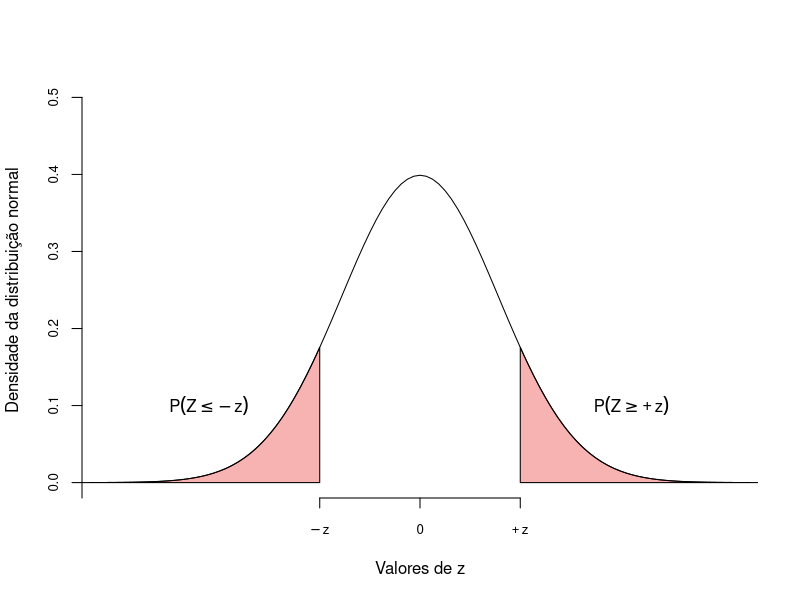
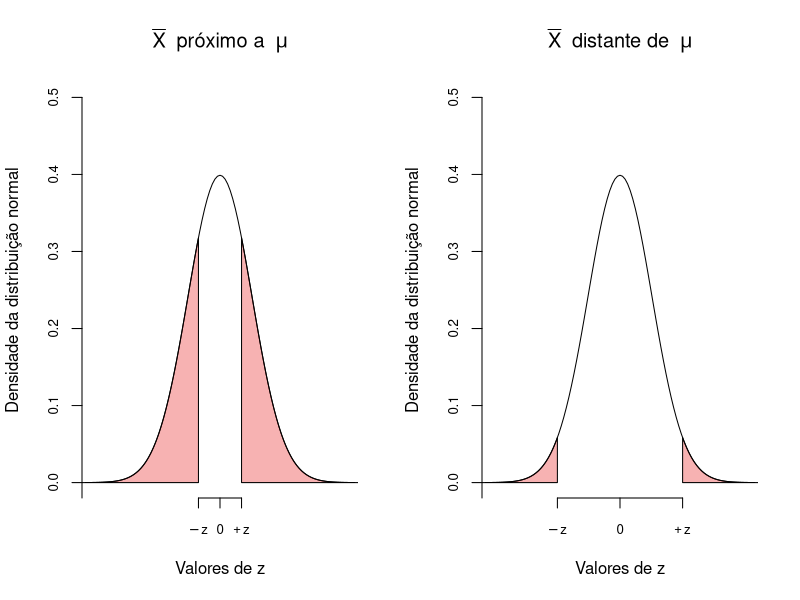
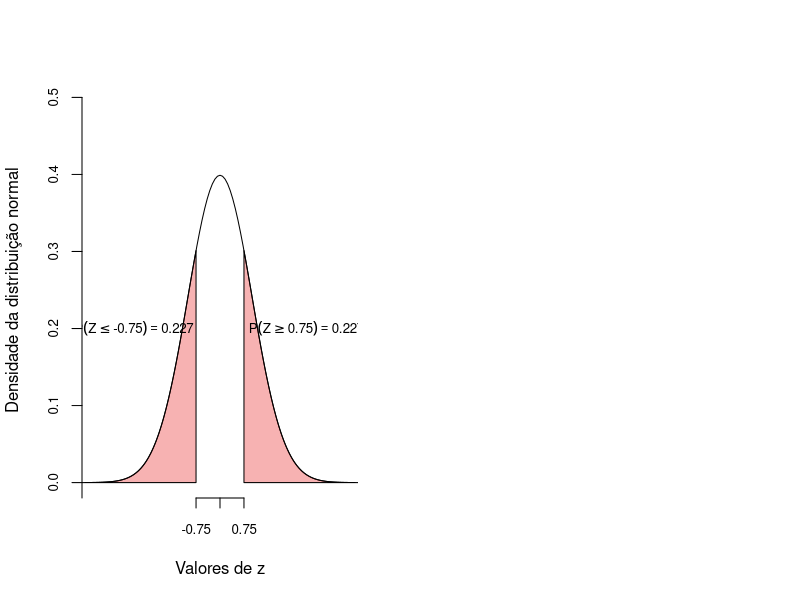
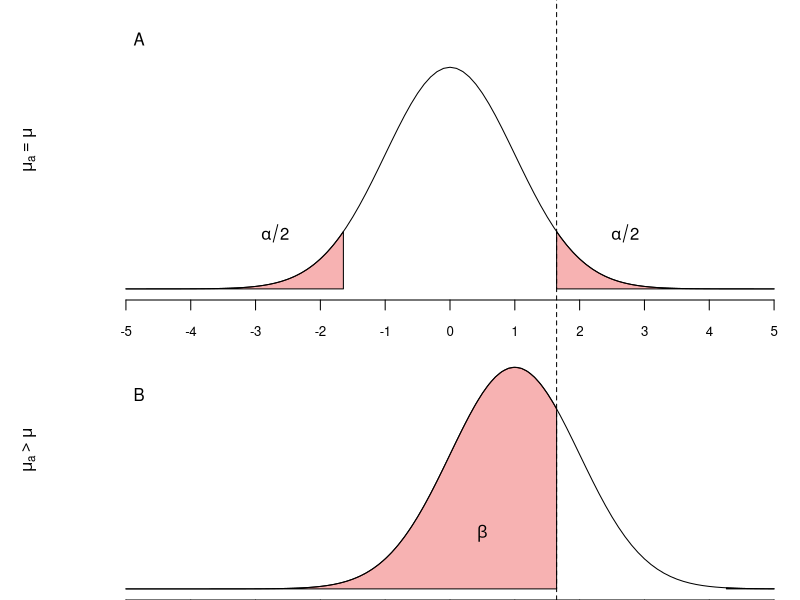

Generate these figures, in order, with R:
## ---- chunk 1
library(tidyverse)
## ---- chunk 2
#| echo: false
#| fig-width: 8
#| fig-height: 6
#| label: fig-limite-rej
#| fig-cap: 'Representação da parea de rejeição para a distribuição Z.'
qr = qnorm(p = c(0.10, 0.90))
dqr = dnorm(x = qr)


qrc1 = c(seq(-5, qr[1], l = 100), seq(qr[1],-5, l = 100))
dqrc1 = c(rep(0,100), dnorm(x = seq(qr[1],-5, l = 100)))

qrc2 = c(seq(5, qr[2], l = 100), seq(qr[2],5, l = 100))
dqrc2 = c(rep(0,100), dnorm(x = seq(qr[2],5, l = 100)))

pqr = pnorm(q = qr)
perc = diff(pqr) * 100

eixox = expression(-z, 0, +z)

curve(expr = dnorm(x, 0,1), from = -4, to = 4, 
      ylab = "Densidade da distribuição normal",
      xlab = "Valores de z", ylim = c(0, 0.5), axes = F)
axis(1, at = c(qr[1],0,qr[2]), labels = eixox, cex.axis = 0.8)
axis(2, at = seq(-1, 0.5, by = 0.1), cex.axis = 0.8)
polygon(x = qrc1, y = dqrc1, col = rgb(red = 0.9, 0,0, alpha = 0.3))  
polygon(x = qrc2, y = dqrc2, col = rgb(red = 0.9, 0,0, alpha = 0.3))  
segments(x0 = qr[1], x1 = qr[7], y0 = 0.65, y1 = 0.65, lwd = 2)
text(y = c(0.1), x = c(-2.7), labels = bquote(P(Z <= -z)))
text(y = c(0.1), x = c(2.7), labels = bquote(P(Z >= +z)))

## ---- chunk 3
#| echo: false
#| fig-width: 8
#| fig-height: 4
#| label: fig-limite-rej-alfa
#| fig-cap: 'Efeito do nível de significancia sobre a área de rejeição em um teste de hipótese.'

qr_a = qnorm(p = c(0.25, 0.75))
dqr_a = dnorm(x = qr_a)

qrc1_a = c(seq(-5, qr_a[1], l = 100), seq(qr_a[1],-5, l = 100))
dqrc1_a = c(rep(0,100), dnorm(x = seq(qr_a[1],-5, l = 100)))

qrc2_a = c(seq(5, qr_a[2], l = 100), seq(qr_a[2],5, l = 100))
dqrc2_a = c(rep(0,100), dnorm(x = seq(qr_a[2],5, l = 100)))

pqr_a = pnorm(q = qr_a)
perc_a= diff(pqr_a) * 100

eixox_a = expression(-z, 0, +z)
#_______________________
qr_b = qnorm(p = c(0.025, 0.975))
dqr_b = dnorm(x = qr_b)

qrc1_b = c(seq(-5, qr_b[1], l = 100), seq(qr_b[1],-5, l = 100))
dqrc1_b = c(rep(0,100), dnorm(x = seq(qr_b[1],-5, l = 100)))

qrc2_b = c(seq(5, qr_b[2], l = 100), seq(qr_b[2],5, l = 100))
dqrc2_b = c(rep(0,100), dnorm(x = seq(qr_b[2],5, l = 100)))

pqr_b = pnorm(q = qr_b)
perc_b= diff(pqr_b) * 100

eixox_b = expression(-z, 0, +z)

layout(matrix(1:2, nc = 2))
curve(expr = dnorm(x, 0,1), from = -4, to = 4, 
      ylab = "Densidade da distribuição normal",
      xlab = "Valores de z", ylim = c(0, 0.5), axes = F,
      main = bquote(bar(X) ~ " próximo a " ~ mu))
axis(1, at = c(qr_a[1],0,qr_a[2]), labels = eixox_a, cex.axis = 0.8)
axis(2, at = seq(-1, 0.5, by = 0.1), cex.axis = 0.8)
polygon(x = qrc1_a, y = dqrc1_a, col = rgb(red = 0.9, 0,0, alpha = 0.3))  
polygon(x = qrc2_a, y = dqrc2_a, col = rgb(red = 0.9, 0,0, alpha = 0.3))  
segments(x0 = qr_a[1], x1 = qr_a[7], y0 = 0.65, y1 = 0.65, lwd = 2)

curve(expr = dnorm(x, 0,1), from = -4, to = 4, 
      ylab = "Densidade da distribuição normal",
      xlab = "Valores de z", ylim = c(0, 0.5), axes = F,
      main = bquote(bar(X) ~ " distante de " ~ mu))
axis(1, at = c(qr_b[1],0,qr_b[2]), labels = eixox_a, cex.axis = 0.8)
axis(2, at = seq(-1, 0.5, by = 0.1), cex.axis = 0.8)
polygon(x = qrc1_b, y = dqrc1_b, col = rgb(red = 0.9, 0,0, alpha = 0.3))  
polygon(x = qrc2_b, y = dqrc2_b, col = rgb(red = 0.9, 0,0, alpha = 0.3))  
segments(x0 = qr_b[1], x1 = qr_b[7], y0 = 0.65, y1 = 0.65, lwd = 2)


## ---- chunk 4
#| echo: false
set.seed(32)
n = 15
mu = 65
dp = 9
ep = dp/sqrt(n)
BM  = round(rnorm(n = n, mean = mu, sd = dp),0)
z = (mean(BM) - mu)/ep
## ---- chunk 5
#| echo: false
#| fig-width: 8
#| fig-height: 6
#| label: fig-limite-tz
#| fig-cap: 'Área de rejeição para z = 0,75.'
z = round(z,2)
if(mean(BM) >= mu) {
    qr = c(-z,z)
}else {qr = c(z,-z)}
dqr = dnorm(x = qr)

qrc1 = c(seq(-5, qr[1], l = 100), seq(qr[1],-5, l = 100))
dqrc1 = c(rep(0,100), dnorm(x = seq(qr[1],-5, l = 100)))

qrc2 = c(seq(5, qr[2], l = 100), seq(qr[2],5, l = 100))
dqrc2 = c(rep(0,100), dnorm(x = seq(qr[2],5, l = 100)))

pqr = pnorm(q = qr)
perc = diff(pqr) * 100


curve(expr = dnorm(x, 0,1), from = -4, to = 4, 
      ylab = "Densidade da distribuição normal",
      xlab = "Valores de z", ylim = c(0, 0.5), axes = F)
axis(1, at = c(qr[1],0,qr[2]), cex.axis = 0.8)
axis(2, at = seq(-1, 0.5, by = 0.1), cex.axis = 0.8)
polygon(x = qrc1, y = dqrc1, col = rgb(red = 0.9, 0,0, alpha = 0.3))  
polygon(x = qrc2, y = dqrc2, col = rgb(red = 0.9, 0,0, alpha = 0.3))  
segments(x0 = qr[1], x1 = qr[7], y0 = 0.65, y1 = 0.65, lwd = 2)
text(y = c(0.2), x = c(-2.7), labels = bquote(P(Z <= .(-z)) == .(round(pnorm(-z),3))), cex = 0.8)
text(y = c(0.2), x = c(2.7), labels = bquote(P(Z >= .(z)) == .(round(pnorm(z, lower.tail = F),3))), cex = 0.8)

## ---- chunk 6
X <- c(65, 73, 56, 71, 69, 69, 68, 59, 73, 68, 69, 64, 67, 64, 66)
Xm <- mean(X)
pnorm(q = Xm, mean = 65, sd = 9/sqrt(15), lower.tail = FALSE) * 2
## ---- chunk 7
#| echo: false
#| fig-width: 8
#| fig-height: 6
#| label: fig-alfa-beta
#| fig-cap: 'Relação entre o erro tipo I ($\alpha$) e o erro tipos II ($\beta$), ao aceitar ou rejeitar $H_0$.'
qr_a = qnorm(p = c(0.05, 0.95))
dqr_a = dnorm(x = qr_a)

qrc1_a = c(seq(-5, qr_a[1], l = 100), seq(qr_a[1],-5, l = 100))
dqrc1_a = c(rep(0,100), dnorm(x = seq(qr_a[1],-5, l = 100)))

qrc2_a = c(seq(5, qr_a[2], l = 100), seq(qr_a[2],5, l = 100))
dqrc2_a = c(rep(0,100), dnorm(x = seq(qr_a[2],5, l = 100)))

pqr_a = pnorm(q = qr_a)
perc_a= diff(pqr_a) * 100

#_______________________
ma = 1
qr_b = qnorm(p = c(0.95, 0.99999), mean = 0)
dqr_b = dnorm(x = qr_b, mean = ma)

qrc1_b = c(seq(-5, qr_b[1], l = 100), seq(qr_b[1],-5, l = 100))
dqrc1_b = c(rep(0,100), dnorm(x = seq(qr_b[1],-5, l = 100), mean = ma))

qrc2_b = c(seq(5, qr_b[2], l = 100), seq(qr_b[2],5, l = 100))
dqrc2_b = c(rep(0,100), dnorm(x = seq(qr_b[2],5, l = 100), mean = ma))

pqr_b = pnorm(q = qr_b, mean = ma)
perc_b= diff(pqr_b) * 100

layout(matrix(1:2, nr = 2))
par(mai = c(0,1,0,0))
curve(expr = dnorm(x, 0,1), from = -5, to = 5, 
      ylab = bquote(mu[a] == mu),
      xlab = "Valores de z", ylim = c(0, 0.5), xlim = c(-5,5), axes = F)
axis(1, at = seq(-5,5,by = 1), cex.axis = 0.8)
#axis(2, at = seq(-1, 0.5, by = 0.1), cex.axis = 0.8)
polygon(x = qrc1_a, y = dqrc1_a, col = rgb(red = 0.9, 0,0, alpha = 0.3))  
polygon(x = qrc2_a, y = dqrc2_a, col = rgb(red = 0.9, 0,0, alpha = 0.3))  
segments(x0 = qr_a[1], x1 = qr_a[7], y0 = 0.65, y1 = 0.65, lwd = 2)
text(y = c(0.1), x = c(-2.7), labels = bquote(alpha/2),font = 3)
text(y = c(0.1), x = c(2.7), labels = bquote(alpha/2),font = 3)
abline(v = qr_a[2], lty = 2)
text(y = 0.45, x = -4.8, label = "A")

curve(expr = dnorm(x, ma,1), from = -5, to = 5, 
      ylab = bquote(mu[a] > mu),
      xlab = "Valores de z", ylim = c(0, 0.5), xlim = c(-5,5), axes = F)
axis(1, at = seq(-5,5,by = 1), cex.axis = 0.8)
polygon(x = qrc1_b, y = dqrc1_b, col = rgb(red = 0.9, 0,0, alpha = 0.3))  
polygon(x = qrc2_b, y = dqrc2_b, col = rgb(red = 0.9, 0,0, alpha = 0.3))  
segments(x0 = qr_b[1], x1 = qr_b[7], y0 = 0.65, y1 = 0.65, lwd = 2)
text(y = c(0.1), x = c(0.5), labels = bquote(beta), font = 3)
abline(v = qr_b[1], lty = 2)
text(y = 0.35, x = -4.8, label = "B")
